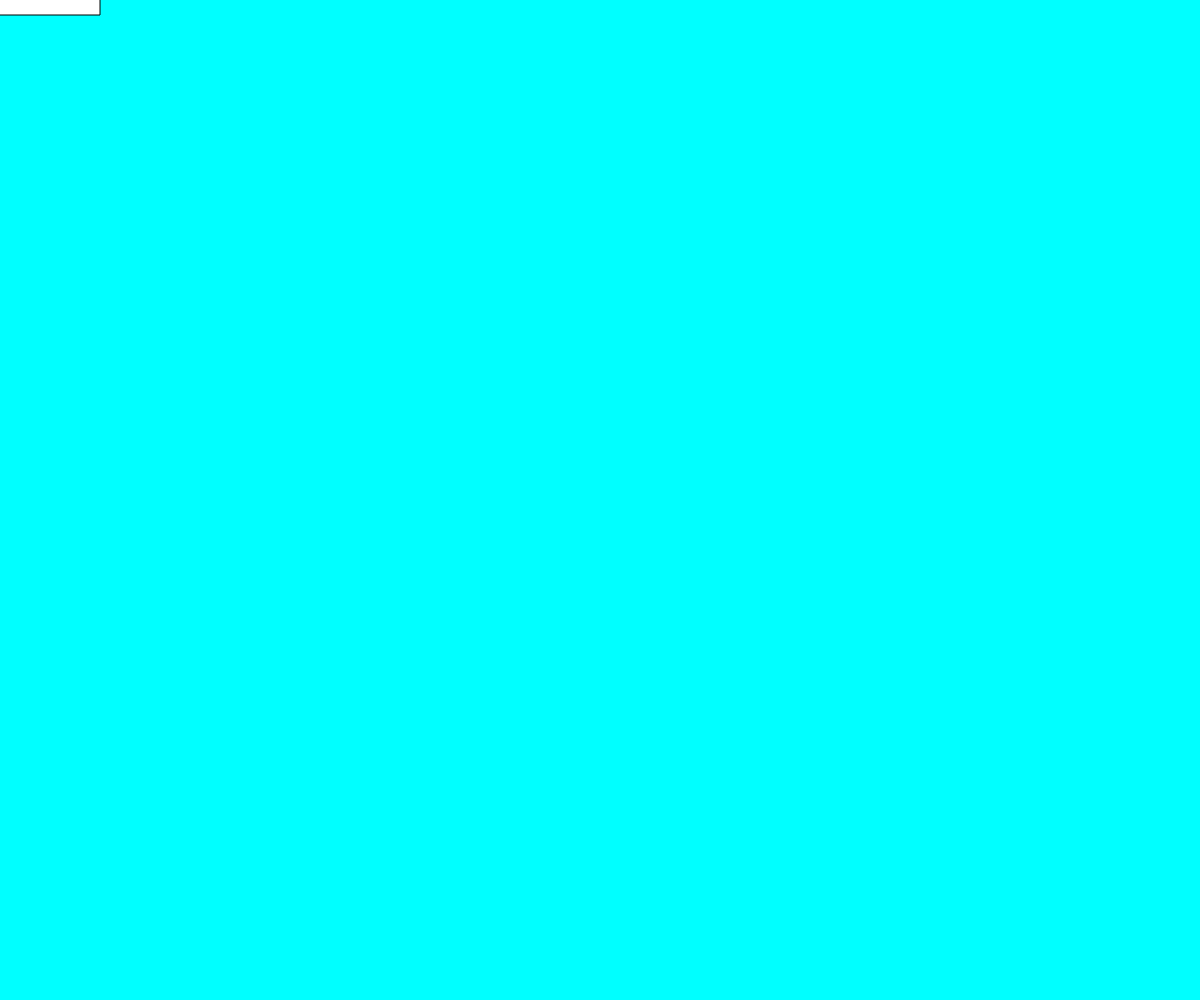
Frame 1 (no input)
Frame 60 (no input): identical to frame 1, image omitted
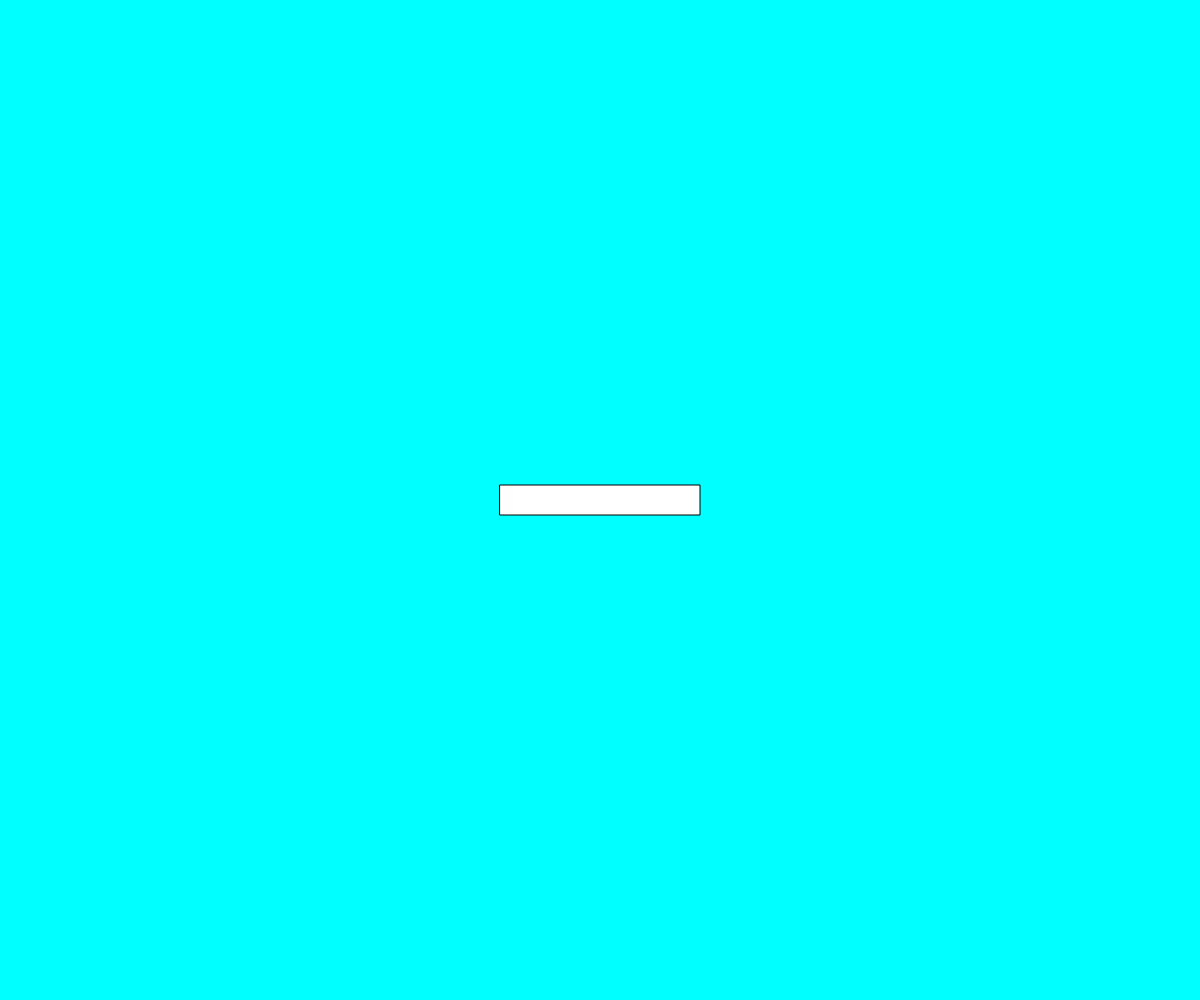
Frame 120 (the mouse pressed at the canvas centre since frame 60)

The p5.js sketch that drew these frames (run headless with seeded random() and noise() and a simulated clock; from frame 60 on, the mouse is pressed at the canvas centre):

// p5.js sketch
// ── sketch.js
function setup() {
  createCanvas(windowWidth, windowHeight);
}

function draw() {
  background(0, 255, 255);
  rect(mouseX - 100, mouseY - 15, 200, 30);
}
